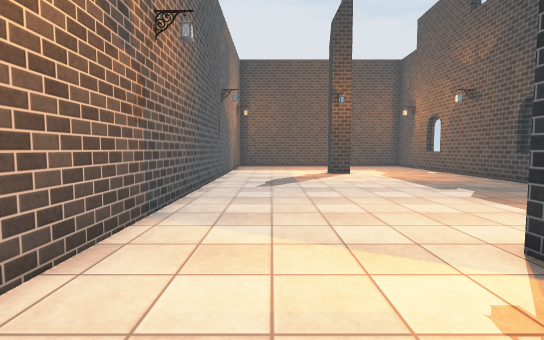
[1] (above)

13 first-person views from a walk through a scene from a Unity 3-D project. The camera is 1.3 m above the floor, tilts 4° down and sees 85° across. The floor is counted in squares, 1 m on a side. Each view is taken from the middle of a square. On the plan, view 1 faces up. The plan holds only what a view shows up to about 14 squares ahead; the rest is blank. The place goes on beyond the plan. Some surface patterns are stand-ins.

[2]
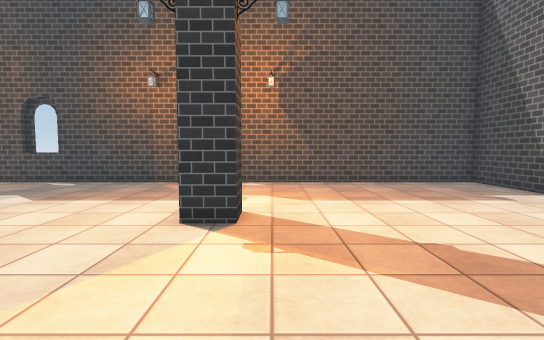

[3]
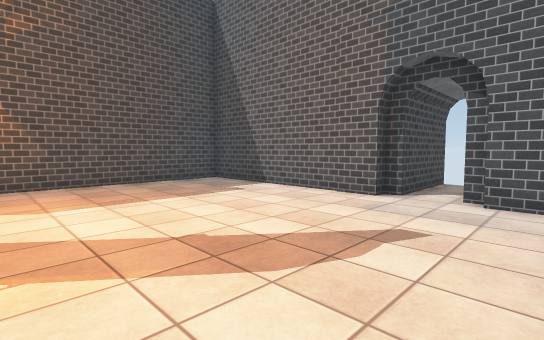

[4]
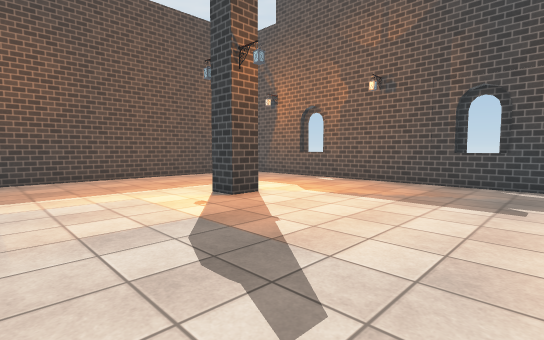

[5]
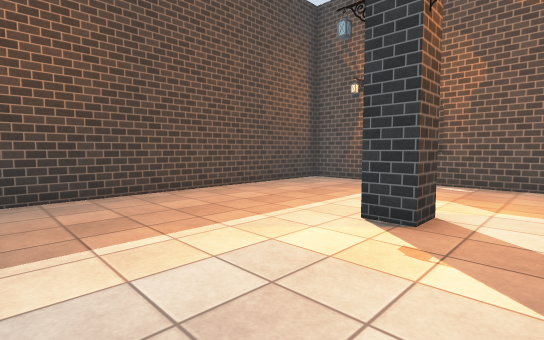

[6]
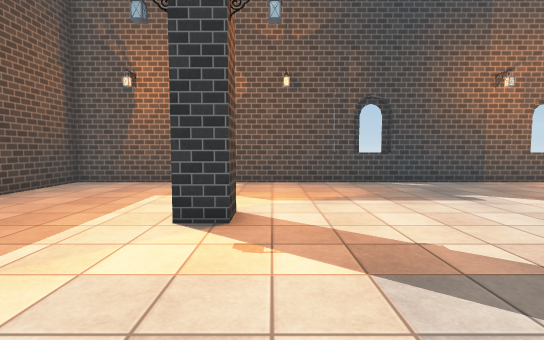

[7]
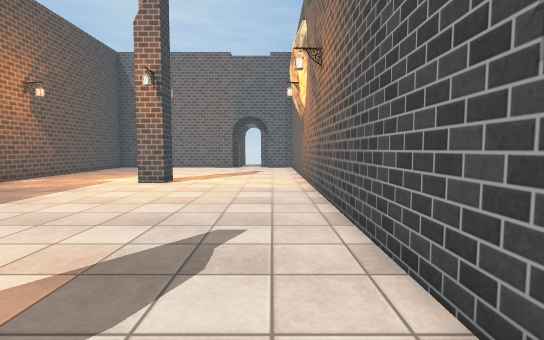

[8]
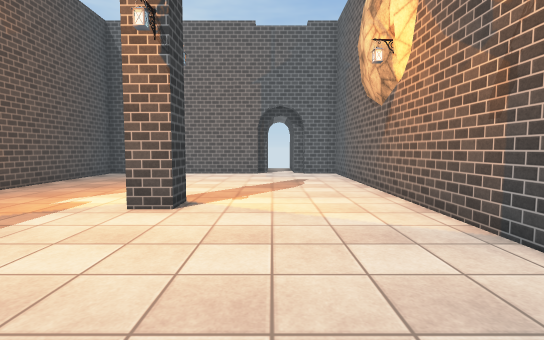

[9]
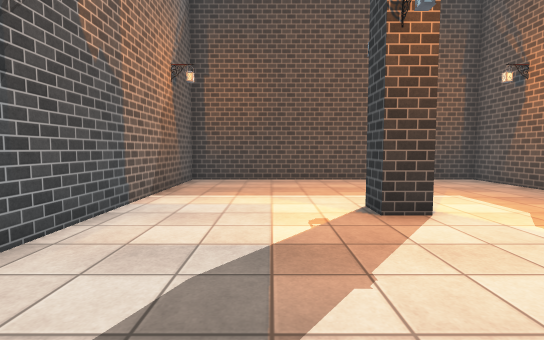

[10]
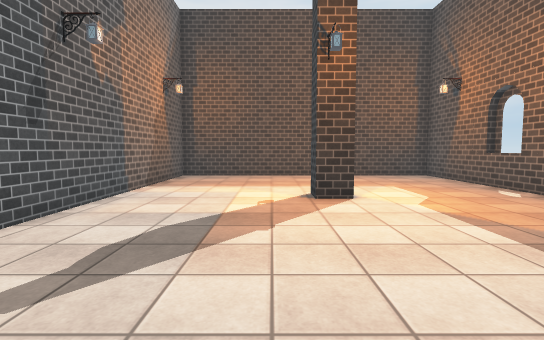

[11]
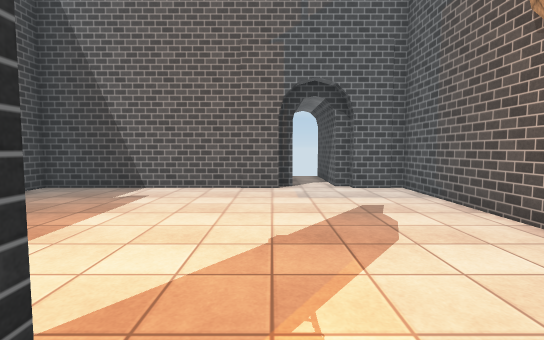

[12]
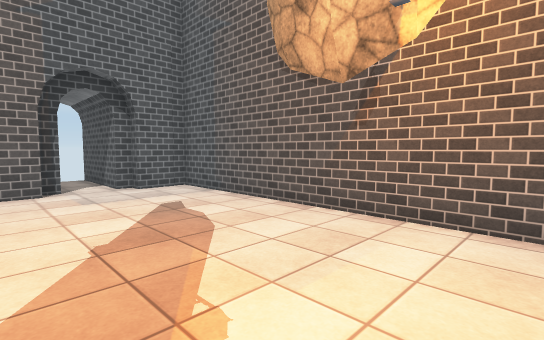

[13]
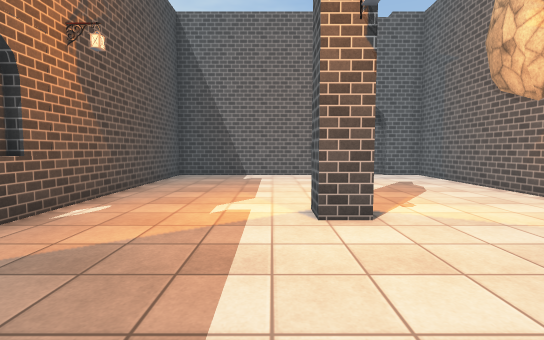

### Floor plan
Points are (right, up) in squares from view 1. A wall is a line through its corners. A room is listed if a view was taken in it or the views show most of it. See-through windows are left out.
Room 1 (views 1, 2, 3, 4, 5, 6, 7, 8, 9, 10, 11, 12, 13)
walls: (3.2, 3.6) (4.1, 3.6) (4.1, 2.6) (3.2, 2.6) (3.2, 3.6); (10, 11.4) (10, 11.9); (4.2, 15.7) (3.2, 15.7) (3.2, 16.8); (1.3, -6.4) (1.8, -6.4) (1.8, -6) (9.7, -6) (9.7, 22.7) (-2.4, 22.7) (-2.4, -6) (-0.7, -6) (-0.7, -6.4) (-0.2, -6.4)

Where each view was taken, in squares from view 1:
view 1: 0 up, 0 right, facing up
view 2: 2 up, 2 left, facing right
view 3: 2 up, 2 left, facing down-right
view 4: 9 up, 2 left, facing up-right
view 5: 14 up, 2 left, facing up-right
view 6: 15 up, 2 left, facing right
view 7: 15 up, 1 left, facing down
view 8: 10 up, 1 right, facing down
view 9: 10 up, 1 right, facing up
view 10: 8 up, 2 right, facing up
view 11: 4 up, 2 right, facing down
view 12: 4 up, 3 right, facing down-left
view 13: 9 up, 5 right, facing down
